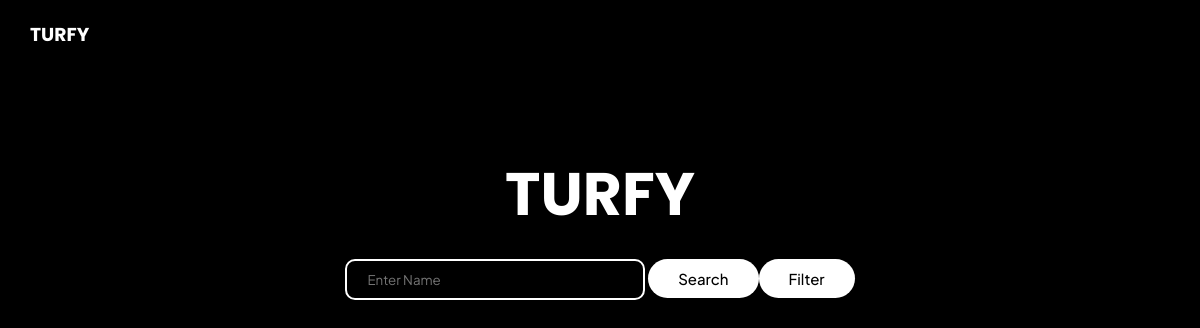
The page /search-turfs/ on the database as committed earlier.
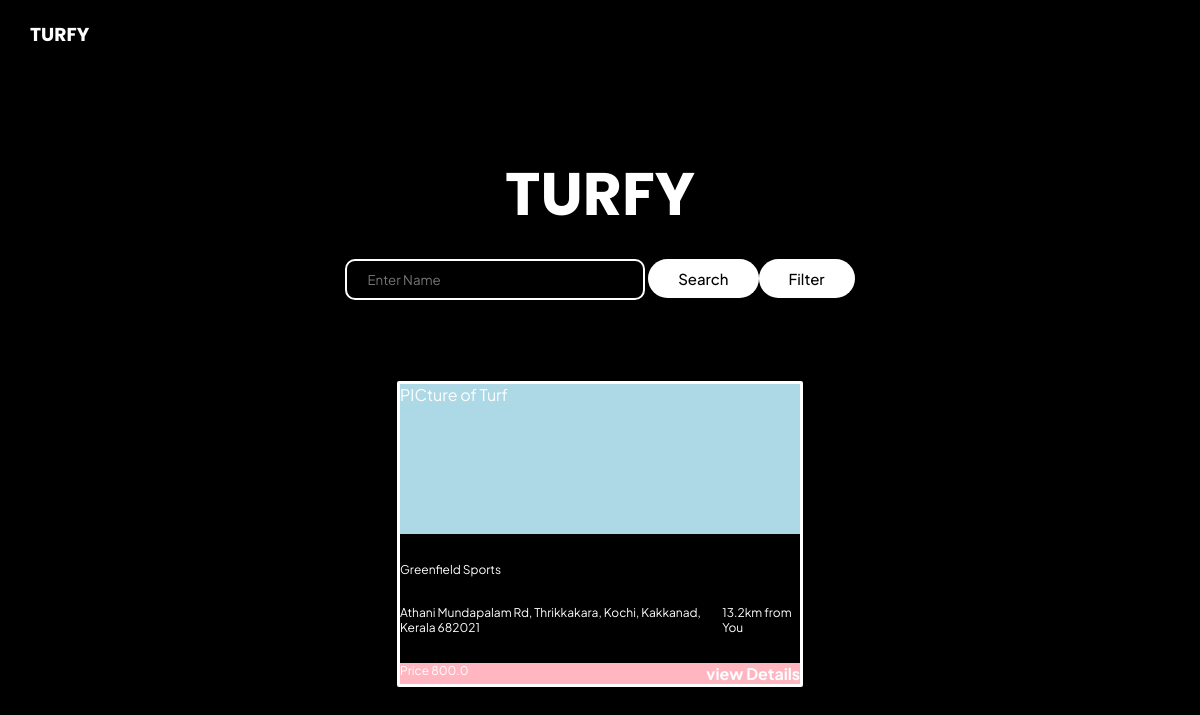
The same page on the database as committed later.
### app/models.py (models this page shows, shortened)
class Turf(models.Model):
    TYPE =  (
        ("5s","5s"),
        ("7s","7s")
    )
    user = models.ForeignKey(User, null=True, on_delete=models.SET_NULL)
    ownerName = models.CharField("Owner Name", max_length=25, null=True)
    turfName = models.CharField("Turf Name", max_length=25, null=True)
    location = models.CharField("Location ", max_length=200, null=True)
    phoneNumber = models.CharField("Phone Number", max_length=25, null=True)
    pricePerSlot = models.FloatField("Price Per Slot", max_length=3, null=True)
    fieldSize = models.CharField("fieldSize",max_length=3,choices=TYPE, null=False, default="5s")
    slots = models.ManyToManyField(TimeSlot, blank=True)
    dateCreated = models.DateTimeField("Date Created", auto_now_add=True)

### app/views.py (the view)
# urls.py: path('search-turfs/', views.searchTurfs, name='searchTurfs'),
def searchTurfs(request):
    turfs = Turf.objects.all()
    context = {
        'turfs':turfs,
    }
    return render(request, 'app/searchTurf.html', context)

### app/templates/app/searchTurf.html (shortened to what this page needs)
{% extends 'app/main.html' %}
{% load static %}
{% block content %}
    <h1>TURFY</h1>
    <div style="display: flex; justify-content: space-between;">
        <div>
            <input type="search" placeholder="Enter Name"></input>
            <button class="search">Search</button>
        </div>
        <div>
            <button class="filter-button">Filter</button>
        </div>
    </div>
    <br>
    <div style="display: flex;flex-direction: row; justify-content: space-between;">
        {% for turf in turfs %}
        <div style="border-radius: 2px;border-color: grey;width: 400px;height: 300px;border: solid;display: flex;flex-direction: column;justify-content: space-between;">
            <div style="background-color: lightblue; height: 150px;">PICture of Turf</div>
            <div>
                <p>{{turf.turfName}}</p>
            </div>
            <div style="display: flex;vertical-align: top;">
                <p>{{turf.location}}</p><br>
                <p>13.2km from You</p>
            </div>
            <div style="background-color: lightpink;justify-content: right;display: flex;flex-direction: row;justify-content: space-between;">
                <p>Price {{turf.pricePerSlot}}</p>
                <a href="{% url 'viewTurf' turf.id %}">view Details </a>
            </div>
        </div>
        {% endfor %}
    </div>
{% endblock %}

Rows that differ between the two databases and show on the page:
added Turf: turfName "Greenfield Sports", location "Athani Mundapalam Rd, Thrikkakara, Kochi, Kakkanad, Kerala 682021", pricePerSlot "800.0"
